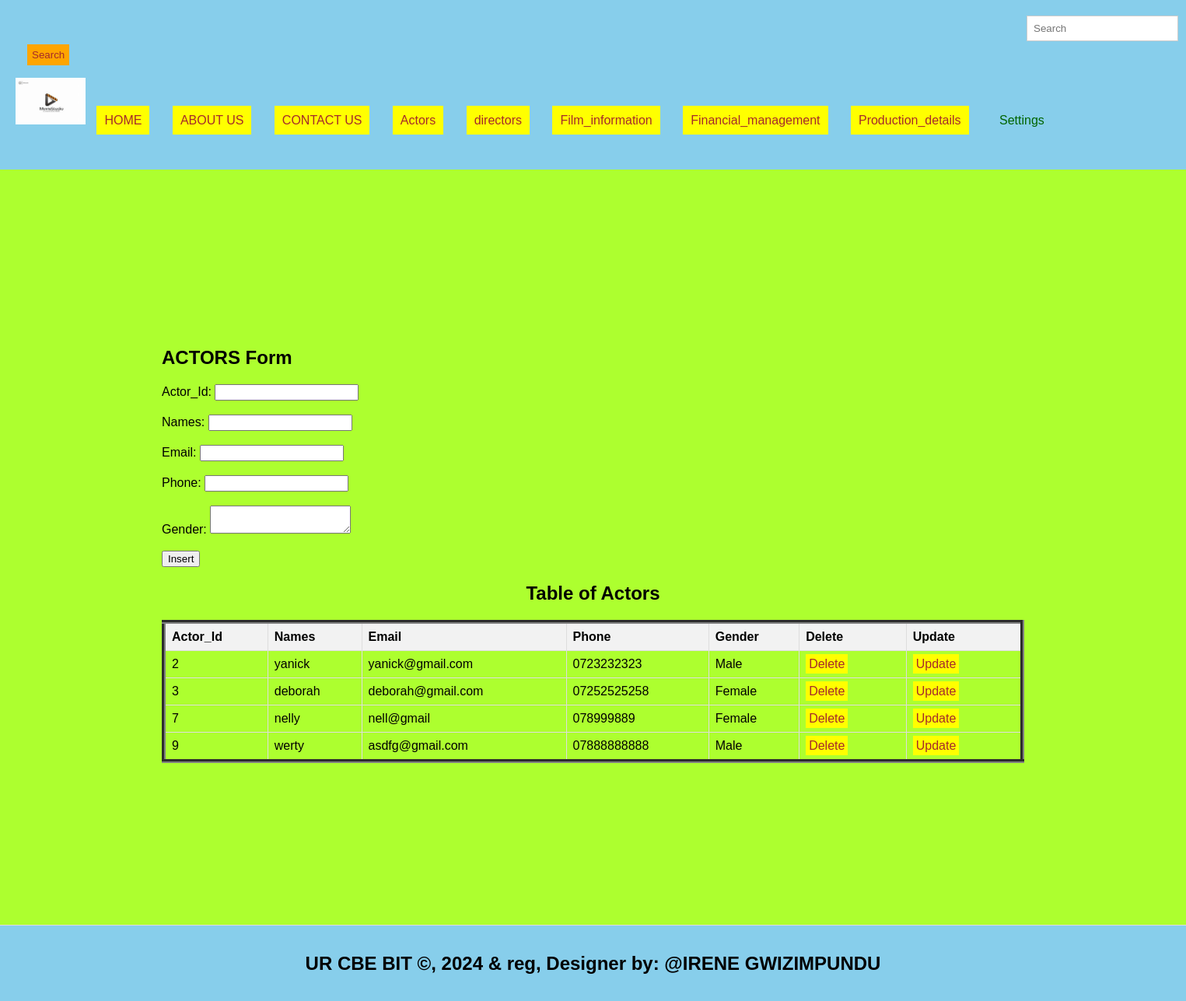
/actors.php, run on the app's committed database.
### tables this page shows
CREATE TABLE `actors` (
  `Actor_Id` int(11) NOT NULL,
  `Names` varchar(56) DEFAULT NULL,
  `Email` varchar(100) DEFAULT NULL,
  `Phone` varchar(15) DEFAULT NULL,
  `Gender` varchar(10) DEFAULT NULL
);

### actors.php (the view, shortened to what this page needs)
<html lang="en">
<head>
  <link rel="stylesheet" type="text/css" href="style.css" title="style 1" media="screen, tv, projection, handheld, print"/>
<header>
</head>
<body bgcolor="greenyellow">
  <form class="d-flex" role="search" action="search.php">
      <input class="form-control me-2" type="search" placeholder="Search" aria-label="Search" name="query">
      <button class="btn btn-outline-success" type="submit">Search</button>
    </form>
  <ul style="list-style-type: none; padding: 0;">
    <li style="display: inline; margin-right: 10px;">
    <img src="./Images/logo.jpg" width="90" height="60" alt="Logo">
  </li>
  <li style="display: inline; margin-right: 10px;"><a href="./HOME.html">HOME</a>
    <li style="display: inline; margin-right: 10px;"><a href="./ABOUT US.html">ABOUT US</a>
      <li style="display: inline; margin-right: 10px;"><a href="./CONTACT US.html">CONTACT US</a>
    <li style="display: inline; margin-right: 10px;"><a href="./actors.php">Actors</a>
  </li>
  <li style="display: inline; margin-right: 10px;"><a href="./directors.php">directors</a>
  </li>
    <li style="display: inline; margin-right: 10px;"><a href="./film_information.php">Film_information</a>
  </li>
    <li style="display: inline; margin-right: 10px;"><a href="./financial_management.php">Financial_management</a>
  </li>
    <li style="display: inline; margin-right: 10px;"><a href="./production_details.php">Production_details</a>
  </li>
    <li class="dropdown" style="display: inline; margin-right: 10px;">
      <a href="#" style="padding: 10px; color:darkgreen; background-color: skyblue; text-decoration: none; margin-right: 15px;">Settings</a>
    </li><br><br>
  </ul>
<section>
<h1>ACTORS Form</h1>
    <form method="post" onsubmit="return confirmInsert();">
        <label for="Actor_Id">Actor_Id:</label>
        <input type="number" id="Cus_Id" name="Cus_Id"><br><br>
        <label for="Names">Names:</label>
        <input type="text" id="Ft_Nm" name="Ft_Nm" required><br><br>
        <label for="Email">Email:</label>
        <input type="email" id="eml" name="eml" required><br><br>
        <label for="Phone">Phone:</label>
        <input type="number" id="phn" name="phn" required><br><br>
        <label for="Gender">Gender:</label>
        <textarea id="Gendr" name="Gendr" required></textarea><br><br>
        <input type="submit" name="add" value="Insert">
    </form>
<!DOCTYPE html>
<html>
<head>
</head>
<body>
    <center><h2>Table of Actors</h2></center>
    <table border="5">
        <tr>
            <th>Actor_Id</th>
            <th>Names</th>
            <th>Email</th>
            <th>Phone</th>
            <th>Gender</th>
            <th>Delete</th>
            <th>Update</th>
        </tr>
        <?php
   include('database_connection.php');
        $sql = "SELECT * FROM actors";
        $result = $connection->query($sql);
        if ($result->num_rows > 0) {
            while ($row = $result->fetch_assoc()) {
                $acid = $row['Actor_Id'];
                echo "<tr>
                    <td>" . $row['Actor_Id'] . "</td>
                    <td>" . $row['Names'] . "</td>
                    <td>" . $row['Email'] . "</td>
                    <td>" . $row['Phone'] . "</td>
                    <td>" . $row['Gender'] . "</td>
                    <td><a style='padding:4px' href='delete_actors.php?Actor_Id=$acid'>Delete</a></td>
                    <td><a style='padding:4px' href='update_actors.php?Actor_Id=$acid'>Update</a></td>
                </tr>";
            }
        } else {
            echo "<tr><td colspan='7'>No data found</td></tr>";
        }
        ?>
    </table>
  </body>
    </section>
<footer>
  <center>
    <b><h2>UR CBE BIT &copy, 2024 & reg, Designer by: @IRENE GWIZIMPUNDU</h2></b>
  </center>
</footer>
</body>
</html>

### style.css (style rules this page uses)
body { font-family: Arial, sans-serif; margin: 0; padding: 0; }
.form-control { padding: 8px; margin-left: 4px; border: 1px solid #ccc; }
.btn { padding: 6px; background-color: orange; color: brown; border: none; }
.dropdown { position: relative; display: inline; margin-right: 10px; }
body { font-family: Arial,sans-serif; margin:0; padding:0; }
header { background-color:skyblue; padding: 20px; }
.dropdown { position: right; display:right; direction:rtl; }
section { padding:208px; border-bottom: 1px solid #ddd; }
footer { text-align: center; padding: 15px; background-color:blue; }

### actors.php (style rules this page uses)
a { padding: 10px; color: white; background-color: yellow; text-decoration: none; margin-right: 15px; }
a:link { color: brown; }
button.btn { margin-left: 15px; margin-top: 4px; }
input.form-control { margin-left: 1300px; padding: 8px; }
header { background-color:skyblue; padding: 20px; }
footer { text-align: center; padding: 15px; background-color:skyblue; }
table { width: 100%; border-collapse: collapse; }
th, td { border: 1px solid #ddd; padding: 8px; text-align: left; }
th { background-color: #f2f2f2; }

### data on the page
actors: Actor_Id "2", Names "yanick", Email "yanick@gmail.com", Phone "0723232323", Gender "Male"
actors: Actor_Id "3", Names "deborah", Email "deborah@gmail.com", Phone "07252525258", Gender "Female"
actors: Actor_Id "7", Names "nelly", Email "nell@gmail", Phone "078999889", Gender "Female"
actors: Actor_Id "9", Names "werty", Email "asdfg@gmail.com", Phone "07888888888", Gender "Male"
